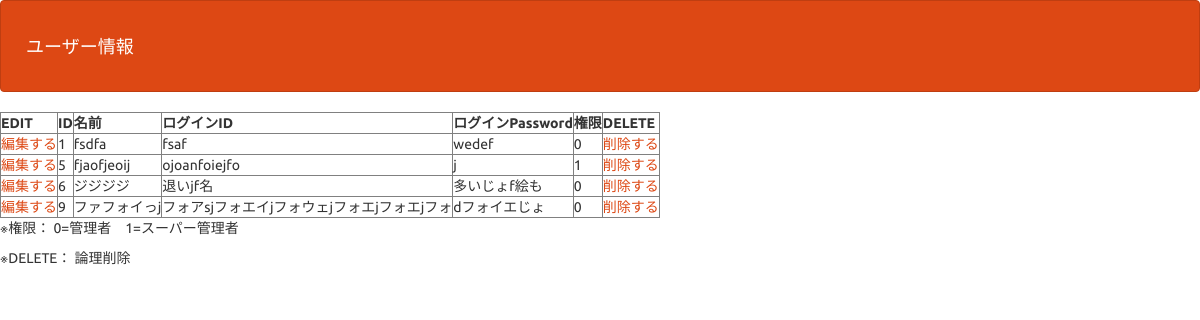
The page /select.php on the database its author committed.
### tables this page shows
CREATE TABLE `gs_user_table` (
  `id` int(11) NOT NULL,
  `name` varchar(64) NOT NULL,
  `lid` varchar(128) NOT NULL,
  `lpw` varchar(64) NOT NULL,
  `kanri_flg` int(1) NOT NULL DEFAULT '0',
  `life_flg` int(1) NOT NULL DEFAULT '0'
);

### select.php (the view, shortened to what this page needs)
<?php
$pdo = db_con();
$stmt = $pdo->prepare("SELECT * FROM gs_user_table WHERE life_flg = 0");
$status = $stmt->execute();
$view="";
if($status==false) {
  $error = $stmt->errorInfo();
  exit("QueryError:".$error[2]);
}else{
  while( $result = $stmt->fetch(PDO::FETCH_ASSOC)){
    $himoduke = $result["id"];
    $view .= '<tr><td><a href="detail.php?id='.$himoduke.'">'."編集する".'</a></td><td>'.$himoduke."</td><td>".$result["name"]."</td><td>".$result["lid"]."</td><td>".$result["lpw"]."</td><td>".$result["kanri_flg"]."</td><td>".'<a href="delete.php?id='.$himoduke.'">'."削除する"."</a></td></tr>";
  }
};
?>
<!DOCTYPE html>
<html lang="ja">
<head>
<link rel="stylesheet" href="css/range.css">
<link href="css/bootstrap.min.css" rel="stylesheet">
</head>
<body id="main">
<header>
  <nav class="navbar navbar-default">
    <div class="container-fluid">
      <div class="navbar-header">
      <a class="navbar-brand" href="index.php">ユーザー情報</a>
      </div>
    </div>
  </nav>
</header>
<table border='1'>
  <tr>
    <th>EDIT</th>
    <th>ID</th>
    <th>名前</th>
    <th>ログインID</th>
    <th>ログインPassword</th>
    <th>権限</th>
    <th>DELETE</th>
  </tr>
  <?=$view?>
</table>
<p>※権限：  0=管理者　1=スーパー管理者</p>
<p>※DELETE： 論理削除</p>
</body>
</html>

### select.php (style rules this page uses)
div { padding: 10px;font-size:16px; }

### rows shown on the page
gs_user_table: id "1", name "fsdfa", lid "fsaf", lpw "wedef", kanri_flg "0"
gs_user_table: id "5", name "fjaofjeoij", lid "ojoanfoiejfo", lpw "j", kanri_flg "1"
gs_user_table: id "6", name "ジジジジ", lid "退いjf名", lpw "多いじょf絵も", kanri_flg "0"
gs_user_table: id "9", name "ファフォイっj", lid "フォアsjフォエイjフォウェjフォエjフォエjフォ", lpw "dフォイエじょ", kanri_flg "0"
